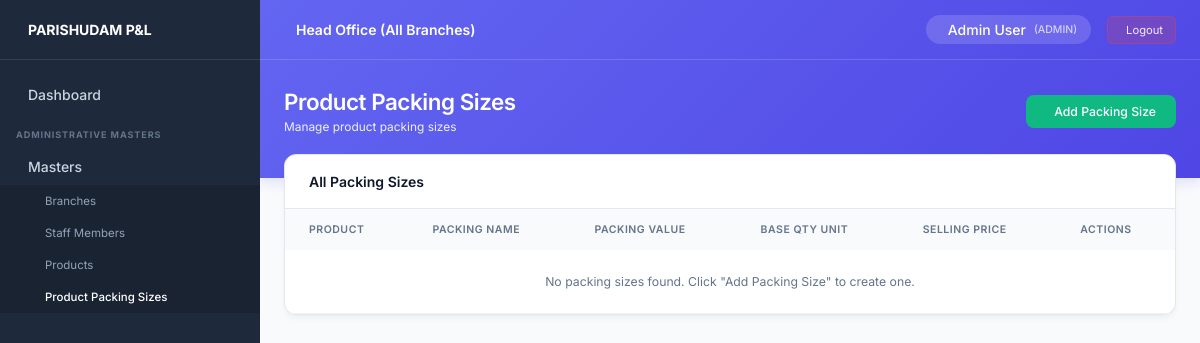
Page /product-packing-sizes/ (signed in) on the earlier database version.
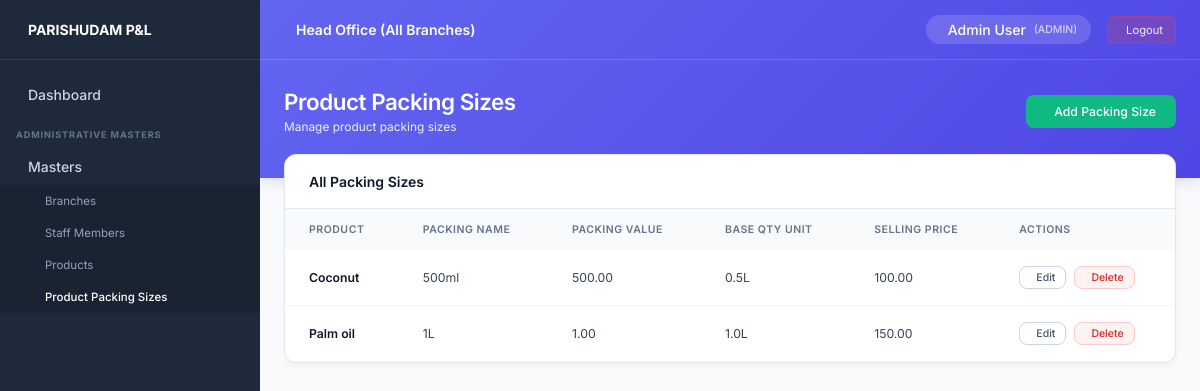
Same page on the later database version.
### core/models.py (models this page shows, shortened)
class StaffProfile(models.Model):
    ROLE_CHOICES = (
        ('ADMIN', 'Admin'),
        ('STAFF', 'Staff'),
    )
    STATUS_CHOICES = (
        ('active', 'Active'),
        ('inactive', 'Inactive'),
    )
    user = models.OneToOneField(User, on_delete=models.CASCADE, related_name='profile')
    role = models.CharField(max_length=20, choices=ROLE_CHOICES, default='STAFF')
    branch = models.ForeignKey(Branch, on_delete=models.SET_NULL, null=True, blank=True, related_name='staff_members')
    phone = models.CharField(max_length=20, blank=True)
    status = models.CharField(max_length=10, choices=STATUS_CHOICES, default='active')
    created_at = models.DateTimeField(auto_now_add=True)
    updated_at = models.DateTimeField(auto_now=True)
    @property
    def is_admin(self):
        return self.role == 'ADMIN' or self.user.is_superuser

class ProductPackingSize(models.Model):
    product = models.ForeignKey(Product, on_delete=models.CASCADE, related_name='packing_sizes')
    packing_name = models.CharField(max_length=100)
    packing_value = models.DecimalField(max_digits=10, decimal_places=2)
    base_qty_unit = models.CharField(max_length=50)
    selling_price = models.DecimalField(max_digits=10, decimal_places=2, null=True, blank=True)
    created_at = models.DateTimeField(auto_now_add=True)
    updated_at = models.DateTimeField(auto_now=True)
    class Meta:
        ordering = ['product', 'packing_value']
        constraints = [
            models.UniqueConstraint(
                fields=['product', 'packing_name'],
                name='unique_product_packing_name'
            )
        ]

class Product(models.Model):
    product_name = models.CharField(max_length=150)
    unit = models.CharField(max_length=50)
    created_at = models.DateTimeField(auto_now_add=True)
    updated_at = models.DateTimeField(auto_now=True)
    class Meta:
        ordering = ['product_name']

### core/views.py (the view)
# urls.py: path('product-packing-sizes/', product_packing_size_list_view, name='product_packing_size_list'),
@login_required
def product_packing_size_list_view(request):
    if not request.user.profile.is_admin:
        messages.error(request, "Permission denied.")
        return redirect('dashboard')
    packing_sizes = ProductPackingSize.objects.select_related('product').all()
    return render(request, 'product_packing_sizes/product_packing_size_list.html', {'packing_sizes': packing_sizes})

### templates/product_packing_sizes/product_packing_size_list.html (shortened to what this page needs)
{% extends 'base.html' %}
{% block page_title %}Product Packing Sizes{% endblock %}
{% block page_subtitle %}Manage product packing sizes{% endblock %}
{% block header_actions %}
<a href="{% url 'product_packing_size_create' %}" class="btn-success">
     Add Packing Size
</a>
{% endblock %}
{% block content %}
<div class="list-container">
    <div class="list-header">
        <h3 style="font-size: 1rem; font-weight: 600; color: #0f172a;">All Packing Sizes</h3>
    </div>
    <table class="premium-table">
        <thead>
            <tr>
                <th>Product</th>
                <th>Packing Name</th>
                <th>Packing Value</th>
                <th>Base Qty Unit</th>
                <th>Selling Price</th>
                <th>Actions</th>
            </tr>
        </thead>
        <tbody>
            {% for item in packing_sizes %}
            <tr>
                <td style="font-weight: 600; color: #0f172a;">{{ item.product.product_name }}</td>
                <td>{{ item.packing_name }}</td>
                <td>{{ item.packing_value }}</td>
                <td>{{ item.base_qty_unit }}</td>
                <td>
                    {% if item.selling_price %}
                        {{ item.selling_price }}
                    {% else %}
                        --
                    {% endif %}
                </td>
                <td>
                    <div style="display: flex; gap: 8px;">
                        <a href="{% url 'product_packing_size_edit' item.id %}" class="btn-secondary" style="padding: 4px 10px; font-size: 0.75rem;">
                             Edit
                        </a>
                        <a href="{% url 'product_packing_size_delete' item.id %}" class="btn-secondary" style="padding: 4px 10px; font-size: 0.75rem; color: #dc2626; border-color: #fecaca; background: #fef2f2;" onclick="return confirm('Are you sure you want to delete this packing size?');">
                             Delete
                        </a>
                    </div>
                </td>
            </tr>
            {% empty %}
            <tr>
                <td colspan="6" style="text-align: center; color: #64748b; padding: 24px;">
                    No packing sizes found. Click "Add Packing Size" to create one.
                </td>
            </tr>
            {% endfor %}
        </tbody>
    </table>
</div>
{% endblock %}

### templates/base.html (shortened to what this page needs)
<!DOCTYPE html>
<html lang="en">
<head>
</head>
<body>
    <aside class="sidebar">
        <div class="sidebar-header">
            <span>PARISHUDAM P&L</span>
        </div>
        <div class="sidebar-content">
            <a href="{% url 'dashboard' %}" class="nav-item {% if request.resolver_match.url_name == 'dashboard' %}active{% endif %}">
                <div class="nav-item-left">
                    Dashboard
                </div>
            </a>
            {% if request.user.profile.is_admin %}
            <div class="nav-section-title">ADMINISTRATIVE MASTERS</div>
            <div class="nav-item dropdown-toggle">
                <div class="nav-item-left">
                    Masters
                </div>
            </div>
            <div class="nav-submenu">
                <a href="{% url 'branch_list' %}">Branches</a>
                <a href="{% url 'staff_list' %}">Staff Members</a>
                <a href="{% url 'product_list' %}">Products</a>
                <a href="{% url 'product_packing_size_list' %}">Product Packing Sizes</a>
            </div>
            {% endif %}
        </div>
    </aside>
    <div class="main-wrapper">
        <div class="top-banner">
            <div class="top-navbar">
                <div class="navbar-left">
                    <span>{% if request.user.profile.branch %}{{ request.user.profile.branch.name }} Branch{% else %}Head Office (All Branches){% endif %}</span>
                </div>
                <div class="navbar-right">
                    <div class="user-chip">
                        <span>{{ request.user.get_full_name|default:request.user.username }}</span>
                        <span style="opacity: 0.7; font-size: 0.75rem;">({{ request.user.profile.role }})</span>
                    </div>
                    <a href="{% url 'logout' %}" class="logout-btn">
                         Logout
                    </a>
                </div>
            </div>
            <div class="banner-header">
                <div>
                    <h1 class="banner-title">{% block page_title %}Dashboard{% endblock %}</h1>
                    <p class="banner-subtitle">{% block page_subtitle %}Parishudam Coconut Oil Profit & Loss Management{% endblock %}</p>
                </div>
                <div>
                    {% block header_actions %}{% endblock %}
                </div>
            </div>
        </div>
        <main class="content-area">
            {% block content %}{% endblock %}
        </main>
    </div>
</body>
</html>

### templates/base.html (style rules this page uses)
:root { --bg-sidebar: #1e293b; --bg-body: #f8fafc; --bg-banner: linear-gradient(135deg, #6366f1 0%, #4f46e5 100%); --text-sidebar: #cbd5e1; --text-sidebar-hover: #ffffff; --sidebar-border: #334155; --badge-bg: #d97706; --badge-text: #ffffff; --sidebar-width: 260px; }
* { margin: 0; padding: 0; box-sizing: border-box; font-family: 'Inter', sans-serif; font-size: 14px; }
body { background-color: var(--bg-body); color: #1e293b; display: flex; min-height: 100vh; overflow-x: hidden; }
.sidebar { width: var(--sidebar-width); background-color: var(--bg-sidebar); display: flex; flex-direction: column; position: fixed; height: 100vh; overflow-y: auto; z-index: 100; }
.sidebar-header { padding: 16px; font-size: 1.1rem; font-weight: 700; display: flex; align-items: center; gap: 12px; color: white; border-bottom: 1px solid var(--sidebar-border); height: 60px; }
.sidebar-content { padding: 16px 0; }
.nav-section-title { color: #64748b; font-size: 0.65rem; text-transform: uppercase; letter-spacing: 0.1em; font-weight: 700; margin: 16px 16px 8px 16px; }
.nav-item { display: flex; align-items: center; justify-content: space-between; padding: 10px 16px; color: var(--text-sidebar); text-decoration: none; font-size: 0.85rem; font-weight: 500; cursor: pointer; transition: color 0.2s, background-color 0.2s; }
.nav-item-left { display: flex; align-items: center; gap: 12px; }
.nav-submenu { background-color: rgba(0,0,0,0.15); max-height: 0; overflow: hidden; transition: max-height 0.3s ease; }
.nav-submenu.open { max-height: 500px; }
.nav-submenu a { display: block; padding: 9px 16px 9px 45px; color: #94a3b8; text-decoration: none; font-size: 0.82rem; font-weight: 400; transition: color 0.2s; }
.nav-submenu a:hover, .nav-submenu a.active { color: white; font-weight: 500; }
.main-wrapper { flex: 1; margin-left: var(--sidebar-width); display: flex; flex-direction: column; min-height: 100vh; }
.top-banner { background: var(--bg-banner); color: white; display: flex; flex-direction: column; box-shadow: 0 4px 12px rgba(79, 70, 229, 0.15); }
.top-navbar { height: 60px; display: flex; align-items: center; justify-content: space-between; padding: 0 24px; border-bottom: 1px solid rgba(255, 255, 255, 0.15); }
.navbar-left { display: flex; align-items: center; gap: 12px; font-size: 1.05rem; font-weight: 600; }
.navbar-right { display: flex; align-items: center; gap: 16px; }
.navbar-right .user-chip { display: flex; align-items: center; gap: 8px; background: rgba(255,255,255,0.15); padding: 6px 14px; border-radius: 20px; font-size: 0.85rem; font-weight: 500; }
.navbar-right a.logout-btn { color: rgba(255,255,255,0.9); text-decoration: none; padding: 6px 12px; border-radius: 6px; background: rgba(239, 68, 68, 0.2); border: 1px solid rgba(239, 68, 68, 0.3); font-size: 0.8rem; display: flex; align-items: center; gap: 6px; transition: all 0.2s; }
.banner-header { padding: 28px 24px 44px 24px; display: flex; justify-content: space-between; align-items: center; }
.banner-title { font-size: 1.6rem; font-weight: 600; letter-spacing: -0.02em; }
.banner-subtitle { font-size: 0.85rem; opacity: 0.9; margin-top: 4px; }
.content-area { padding: 0 24px 24px 24px; margin-top: -24px; flex: 1; }
.list-container { background: white; border-radius: 12px; border: 1px solid #e2e8f0; box-shadow: 0 4px 6px -1px rgba(0, 0, 0, 0.05); overflow: hidden; margin-bottom: 24px; }
.list-header { padding: 18px 24px; border-bottom: 1px solid #e2e8f0; display: flex; justify-content: space-between; align-items: center; flex-wrap: wrap; gap: 16px; }
.btn-success { background: #10b981; color: white; padding: 9px 20px; border: none; border-radius: 8px; font-size: 0.875rem; font-weight: 500; cursor: pointer; transition: all 0.2s; display: inline-flex; align-items: center; gap: 8px; text-decoration: none; }
.btn-secondary { background: white; color: #475569; padding: 9px 18px; border-radius: 8px; text-decoration: none; font-weight: 500; font-size: 0.875rem; border: 1px solid #cbd5e1; transition: all 0.2s; display: inline-flex; align-items: center; gap: 6px; }
.premium-table { width: 100%; border-collapse: collapse; text-align: left; }
.premium-table th { background-color: #f8fafc; color: #64748b; font-size: 0.75rem; text-transform: uppercase; letter-spacing: 0.05em; padding: 14px 24px; font-weight: 600; }
.premium-table td { padding: 16px 24px; font-size: 0.875rem; color: #334155; border-bottom: 1px solid #f1f5f9; vertical-align: middle; }

Differences in the rows shown:
added ProductPackingSize: product.product_name "Coconut", packing_name "500ml", packing_value "500.00", base_qty_unit "0.5L", selling_price "100.00"
added ProductPackingSize: product.product_name "Palm oil", packing_name "1L", packing_value "1.00", base_qty_unit "1.0L", selling_price "150.00"
Other differences:
text no longer shown: "No packing sizes found. Click \"Add Packing Size\" to create one."
